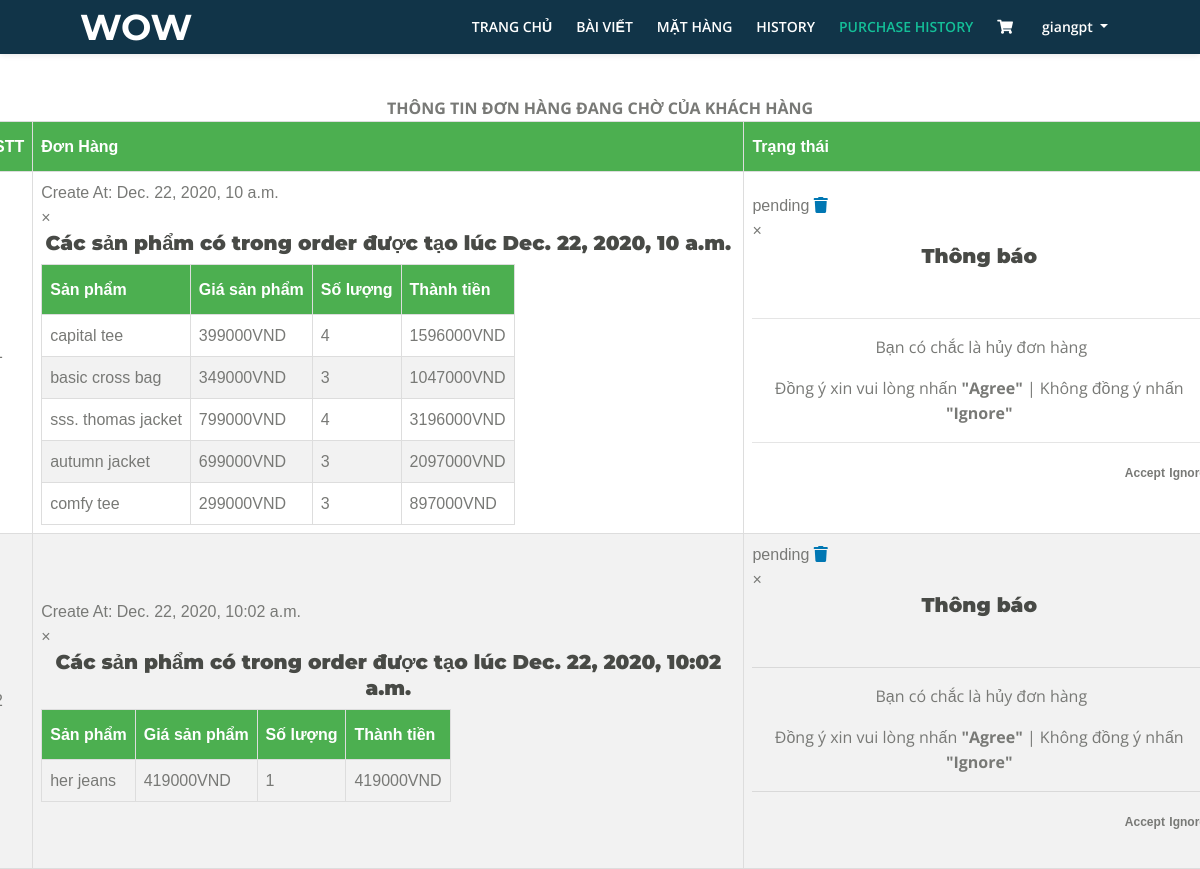
The page /view_sanpham/9/ (signed in) on the database its author committed.
### Page/models.py (models this page shows)
class Order(models.Model):
    id_cart = models.ForeignKey(Cart, on_delete=models.CASCADE, null=True, blank=True)
    id_user = models.ForeignKey(User, on_delete=models.CASCADE, null=True, blank=True)
    status_choice = (
        ('pending', 'pending'),
        ('confirm', 'confirm'),
        ('paid', 'paid'),
        ('shipping', 'shipping'),
        ('completed', 'completed'),
    )
    status = models.CharField(max_length=10, choices=status_choice, null=True, blank=True)
    address = models.TextField(max_length=1000, null=True, blank=True)

class Cart(models.Model):
    id_user = models.ForeignKey(User, on_delete=models.CASCADE, null=True, blank=True)
    total_price = models.IntegerField(null=True, blank=True)
    CreateAt = models.DateTimeField(auto_now=True)
    is_new = models.BooleanField(default=True)
    is_pending = models.BooleanField(default=True)

class CartItem(models.Model):
    id_product = models.ForeignKey(Product, on_delete=models.CASCADE, null=True, blank=True)
    id_cart = models.ForeignKey(Cart, on_delete=models.CASCADE, null=True, blank=True)
    num = models.IntegerField(default=0, null=True, blank=True)
    sum_product = models.FloatField(default=0, null=True, blank=True)
    is_checked = models.BooleanField(default=False)

class Product(models.Model):
    title = models.CharField(max_length=200, null=True, blank=True)
    description = models.CharField(max_length=3000, null=True, blank=True)
    img = models.FileField(upload_to='pro_image', null=True, blank=True)
    price = models.FloatField(default=0, null=True, blank=True)
    is_sale = models.BooleanField(default=False)
    price_sale = models.FloatField(default=0, null=True, blank=True)
    type = models.CharField(max_length=300, null=True, blank=True)
    size = models.CharField(max_length=10, null=True, blank=True)
    source = models.CharField(max_length=100, null=True, blank=True)
    for_male = models.BooleanField(default=False)
    for_female = models.BooleanField(default=False)
    TTs = models.TimeField(auto_now=True)
    TTe = models.TimeField(null=True, blank=True)
    def __str__(self):
        return self.title

### Page/views.py (the view)
# urls.py: url(r'^view_sanpham/(?P<id_user>\w+)/$', ViewProductUserBuy.as_view(), name='page_ViewProductUserBuy'),
class ViewProductUserBuy(TemplateView, LoginRequiredMixin):
    login_url = '/'
    template_name = '../Templates/Base_Product_User.html'
    def get(self, request, id_user):
        if request.user.is_authenticated():
            user_id = get_object_or_404(User, id=id_user)
            order = Order.objects.filter(id_user=user_id)
            cartItem = CartItem.objects.all()
            content = {
                'order': order,
                'cartItem': cartItem,
            }
            return render(request, self.template_name, content)
        else:
            return HttpResponseRedirect(reverse('Page:page_login'))

### Templates/Base_Product_User.html (shortened to what this page needs)
<!DOCTYPE html>
<html lang="en">
<head>
    <link href="/static/css/bootstrap.css" rel="stylesheet">
    <link href="/static/css/fontawesome-all.css" rel="stylesheet">
    <link href="/static/css/swiper.css" rel="stylesheet">
	<link href="/static/css/magnific-popup.css" rel="stylesheet">
	<link href="/static/css/styles_base_UI_home.css" rel="stylesheet">
</head>
<body>
    {% include 'NavigationBar/nav_User_or_Manager.html' %}
    <div class="row product-user-buy">
    <div>
        <div class="panel-heading" align="center"><b>THÔNG TIN ĐƠN HÀNG ĐANG CHỜ CỦA KHÁCH HÀNG</b></div>
    	<table class="w3-table-all" id="history-table">
            <thead>
                <tr>
                	<th class="w3-center">STT</th>
                	<th class="w3-center">Đơn Hàng</th>
                	<th class="w3-center">Trạng thái</th>
                </tr>
            </thead>
            <tbody>
                {% for item in order %}
                {% if item.status != 'completed' %}
                <tr>
                	<td class="w3-center">{{forloop.counter}}</td>
                    <td class="w3-center">Create At: {{item.id_cart.CreateAt}}
                        <div id="{{item.id}}" class="w3-modal">
                            <div class="w3-modal-content">
                                {% include 'Form/form_orderInfo.html'%}
                            </div>
                        </div>
                    </td>
                    {% if item.status == 'pending' or item.status == 'confirm' %}
                    <td class="w3-center">{{item.status}}
                        <span class="fa fa-trash" onclick="document.getElementById('id{{item.id}}').style.display='block'"
                              class="w3-button w3-black" style="color: #0077b3" data-toggle="tooltip" title="Xóa Đơn Đặt Hàng">
                        </span>
                        <div id="id{{item.id}}" class="w3-modal">
                            <div class="w3-modal-content">
                                {% include 'Form/form_cancelOrder.html'%}
                            </div>
                        </div>
                    </td>
                    {% else %}
                    <td class="w3-center">{{item.status}}</td>
                    {% endif %}
                </tr>
                {% endif %}
                {% endfor %}
            </tbody>
        </table>
	</div>
    </div>
</body>
</html>

### Templates/NavigationBar/nav_User_or_Manager.html (shortened to what this page needs)
<!DOCTYPE html>
<html lang="en">
<head>
    <link href="/static/css/bootstrap.css" rel="stylesheet">
    <link href="/static/css/fontawesome-all.css" rel="stylesheet">
    <link href="/static/css/swiper.css" rel="stylesheet">
    <link href="/static/css/magnific-popup.css" rel="stylesheet">
    <link href="/static/css/styles_base_UI_home.css" rel="stylesheet">
</head>
<body>
    <nav class="navbar navbar-expand-md navbar-dark navbar-custom fixed-top top-nav-collapse">
        <a class="navbar-brand logo-text page-scroll" href="{% url 'Page:page_Index_User' %}">WOW</a>
        <div class="collapse navbar-collapse" id="navbarsExampleDefault">
            <ul class="navbar-nav ml-auto">
                <li class="nav-item">
                    <a class="nav-link" href="{% url 'Page:page_Index_User' %}">TRANG CHỦ<span class="sr-only">(current)</span></a>
                </li>
                <li class="nav-item">
                    <a class="nav-link posts-page" href="{% url 'Page:page_blog_page' %}">BÀI VIẾT</a>
                </li>
                <li class="nav-item">
                    <a class="nav-link products-page" href="{% url 'Page:page_product_list' %}">MẶT HÀNG</a>
                </li>
                {% if user.customer.type == "US" %}
                    <li class="nav-item">
                        <a class="nav-link history" href="{% url 'Page:page_ViewHistory' user.id %}">HISTORY</a>
                    </li>
                    <li class="nav-item">
                        <a class="nav-link bill_status" href="{% url 'Page:page_ViewProductUserBuy' user.id %}">PURCHASE HISTORY</a>
                    </li>
                    <li class="nav-item">
                        <a href="{% url 'Page:page_BaseViewCart' user.id %}" class="icon-shopping-cart nav-link">
                            <i class="fa">&#xf07a;</i>
                        </a>
                    </li>
                {% endif %}
                <li class="nav-item dropdown">
                    <a class="nav-link dropdown-toggle page-scroll" id="navbarDropdown" role="button" aria-haspopup="true" aria-expanded="false">{{user.username}} </a>
                </li>
            </ul>
        </div>
    </nav>
</body>
</html>

### Templates/Form/form_orderInfo.html (shortened to what this page needs)
<!DOCTYPE html>
<html lang="en">
<head>
</head>
<body>
    <header class="w3-container w3-light-blue">
        <span onclick="document.getElementById('{{item.id}}').style.display='none'"
          class="w3-button w3-display-topright">&times;</span>
        <h4 align="center" style="color: #000099"><strong>Các sản phẩm có trong order được tạo lúc {{item.id_cart.CreateAt}}</strong></h4>
    </header>
    <table>
        <thead>
            <tr>
                <th>Sản phẩm</th>
                <th class="w3-center">Giá sản phẩm</th>
                <th class="w3-center">Số lượng</th>
                <th class="w3-center">Thành tiền</th>
            </tr>
        </thead>
        <tbody>
        {% for product in cartItem %}
            <tr>
                {% if product.id_cart == item.id_cart %}
                <td>{{product.id_product}}</td>
                <td>{{product.id_product.price_sale|floatformat:'-1'}}VND</td>
                <td>{{product.num}}</td>
                <td>{{product.sum_product|floatformat:'-1'}}VND</td>
                {% endif%}
            </tr>
        {% endfor %}
        </tbody>
    </table>
</body>
</html>

### Templates/Form/form_cancelOrder.html (shortened to what this page needs)
<!DOCTYPE html>
<html lang="en">
<head>
</head>
<body>
    <header class="w3-container w3-light-blue">
        <span onclick="document.getElementById('id{{item.id}}').style.display='none'"
          class="w3-button w3-display-topright">&times;</span>
        <h4 align="center" style="color: #000099"><strong>Thông báo</strong></h4>
    </header>
    <div class="w3-container">
        <br>
        <div align="center">
            <hr>
                <form action="" method="post" action="" enctype="multipart/form-data">
                    <div>
                        <div>
                            <p> Bạn có chắc là hủy đơn hàng</p>
                            <p align="center">Đồng ý xin vui lòng nhấn <b>"Agree"</b> | Không đồng ý nhấn <b>"Ignore"</b></p>
                        </div>
                    </div>
                </form>
            <hr>
        </div>
        <div align="right">
            <a href="{% url 'Page:page_cancelOrder' user.id item.id %}"
               class="w3-button w3-blue w3-tiny w3-padding-small w3-round-xlarge" style="text-decoration:none"><b style="font-size:12px">Accept</b>
            </a>
            <span onclick="document.getElementById('id{{item.id}}').style.display='none'" class="w3-button w3-blue w3-tiny w3-padding-small w3-round-xlarge">
                <b style="font-size:12px">Ignore</b>
            </span>
        </div>
        <br>
    </div>
</body>
</html>

### static/css/styles_base_UI_home.css (style rules this page uses)
body, html { width: 100%; height: 100%; }
body, p { color: #787976; font: 400 1rem/1.5625rem "Open Sans", sans-serif; }
h4 { color: #484a46; font: 700 1.25rem/1.625rem "Montserrat", sans-serif; }
a { color: #787976; text-decoration: underline; }
strong { color: #484a46; }
.navbar-custom { padding-top: 0.375rem; padding-bottom: 0.375rem; background-color: #113448; box-shadow: 0 0.0625rem 0.375rem 0 rgba(0, 0, 0, 0.1); font: 600 0.875rem/0.875rem "Open Sans", sans-serif; transition: all 0.2s; }
.navbar-custom .navbar-brand { font-size: 0; }
.navbar-custom .navbar-brand.logo-text { margin-top: 0.25rem; margin-bottom: 0.25rem; font: 700 2.25rem/1.5rem "Montserrat", sans-serif; color: #fff; text-decoration: none; }
.navbar-custom .navbar-nav { margin-top: 0.75rem; margin-bottom: 0.5rem; }
.navbar-custom .nav-item .nav-link { padding: 0.625rem 0.75rem 0.625rem 0.75rem; color: #fff; text-decoration: none; transition: all 0.2s ease; }
@media (min-width: 768px) { .navbar-custom { padding: 2.125rem 1.5rem 2.125rem 2rem; box-shadow: none; background: transparent; } }
@media (min-width: 768px) { .navbar-custom .navbar-brand.logo-text { color: #fff; } }
@media (min-width: 768px) { .navbar-custom .navbar-nav { margin-top: 0; margin-bottom: 0; } }
@media (min-width: 768px) { .navbar-custom .nav-item .nav-link { padding: 0.25rem 0.75rem 0.25rem 0.75rem; } }
@media (min-width: 768px) { .navbar-custom.top-nav-collapse { padding: 0.375rem 1.5rem 0.375rem 2rem; box-shadow: 0 0.0625rem 0.375rem 0 rgba(0, 0, 0, 0.1); background-color: #113448; } }
@media (min-width: 768px) { .navbar-custom.top-nav-collapse .navbar-brand.logo-text { color: #fff; } }
@media (min-width: 768px) { .navbar-custom.top-nav-collapse .nav-item .nav-link { color: #fff; } }
@media (min-width: 1200px) { .navbar-custom { padding-right: 5rem; padding-left: 5rem; } }
@media (min-width: 1200px) { .navbar-custom.top-nav-collapse { padding-right: 5rem; padding-left: 5rem; } }

### Templates/Base_Product_User.html (style rules this page uses)
#history-table { font-family: Arial, Helvetica, sans-serif; border-collapse: collapse; }
#history-table td, #history-table th { border: 1px solid #ddd; padding: 8px; }
#history-table tr:nth-child(even) { background-color: #f2f2f2; }
#history-table th { padding-top: 12px; padding-bottom: 12px; background-color: #4CAF50; color: white; }
.product-user-buy { padding-top: 6rem; }
.navbar-custom .nav-item .nav-link.bill_status { color:#14bf98!important; }

### rows shown on the page
Order: id_cart.CreateAt "Dec. 22, 2020, 10 a.m.", status "pending"
CartItem: id_product "capital tee", id_product.price_sale "399000", num "4", sum_product "1596000"
CartItem: id_product "basic cross bag", id_product.price_sale "349000", num "3", sum_product "1047000"
CartItem: id_product "sss. thomas jacket", id_product.price_sale "799000", num "4", sum_product "3196000"
CartItem: id_product "autumn jacket", id_product.price_sale "699000", num "3", sum_product "2097000"
CartItem: id_product "comfy tee", id_product.price_sale "299000", num "3", sum_product "897000"
Order: id_cart.CreateAt "Dec. 22, 2020, 10:02 a.m.", status "pending"
CartItem: id_product "her jeans", id_product.price_sale "419000", num "1", sum_product "419000"

### other values the page prints
{{ user.username }} "giangpt"
